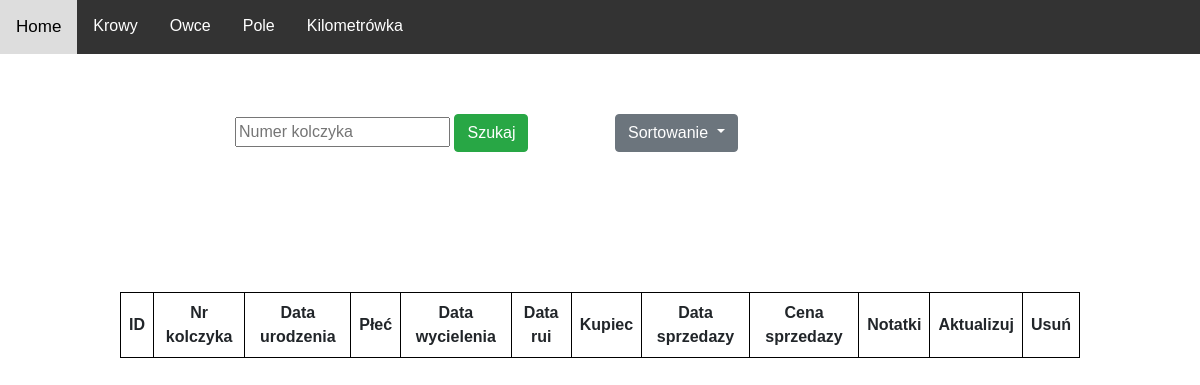
The app's page /sheep/table/, older data.
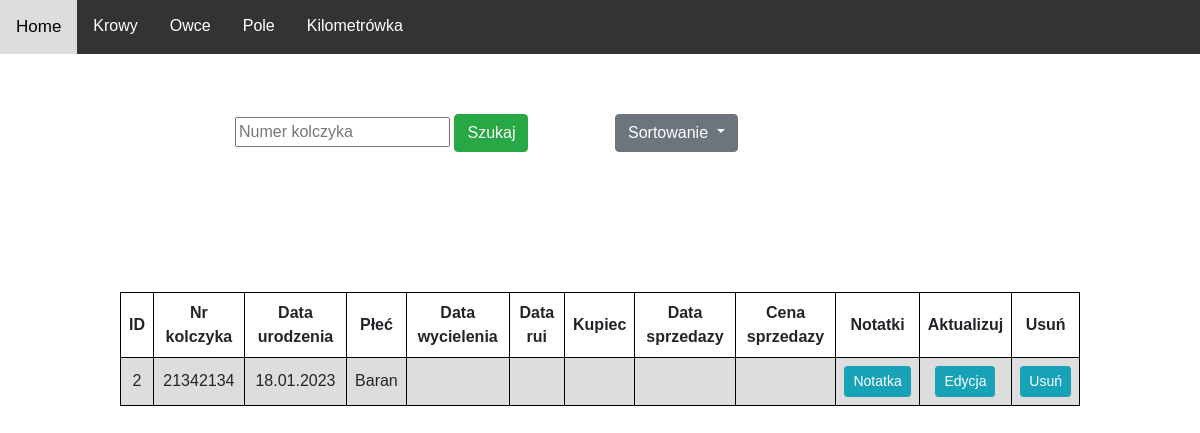
The same page, newer data.
### Sheep/models.py (models this page shows)
class Sheep(models.Model):
    MALE = 'Owca'
    FEMALE = 'Baran'
    SEX_CHOICES = [
        (MALE, 'Owca'),
        (FEMALE, 'Baran'),
    ]
    earring_number = models.CharField(max_length=10, unique=True)
    birth_date = models.DateField()
    sex = models.CharField(max_length=5, choices=SEX_CHOICES)
    buyer = models.CharField(max_length=20, blank=True, null=True)
    sale_price = models.FloatField(blank=True, null=True)
    sale_date = models.DateField(blank=True, null=True, )
    calving_date = models.DateField(blank=True, null=True) #wycielenie
    estrus_date = models.DateField(blank=True, null=True) #ruja
    note = models.TextField(blank=True, max_length=1000, null=True)

### Sheep/views.py (the view)
# urls.py: path('sheep/table/', SheepView.tableSheep),
def tableSheep(request):
    sheep = Sheep.objects.all()
    context = {
        'sheep': sheep,
    }
    return render(request, 'Sheep/table.html', context)

### Sheep/templates/Sheep/table.html (shortened to what this page needs)
{% extends 'MainPage/main.html' %}
{% block content %}
<div class="container">
  <div class="row" style="margin-top:60px">
    <div class="col-md-4 offset-md-2" >
      <form action="/sheep/search">
        <input type="text" name="earring_num" placeholder="Numer kolczyka">
        <button class="btn btn-success" type="submit">Szukaj</button>
      </form>
    </div>
    <div class="col-md-4" >
      <div class="dropdown" style="margin-bottom:40px" >
        <button class="btn btn-secondary dropdown-toggle" data-bs-toggle="dropdown" type="button" id="dropdownMenuButton" data-toggle="dropdown" aria-haspopup="true" aria-expanded="false">
          Sortowanie
        </button>
      </div>
    </div>
  </div>
</div>
<table class="center">
  <tr>
    <th>ID</th>
    <th>Nr kolczyka</th>
    <th>Data urodzenia</th>
    <th>Płeć</th>
    <th>Data wycielenia</th>
    <th>Data rui</th>
    <th>Kupiec</th>
    <th>Data sprzedazy</th>
    <th>Cena sprzedazy</th>
    <th>Notatki</th>
    <th>Aktualizuj</th>
    <th>Usuń</th>
  </tr>
  {% for k in sheep %}
  <tr>
    <td>{{k.id}}</td>
    <td>{{k.earring_number}}</td>
    <td>{{k.birth_date|date:"d.m.Y"}}</td>
    <td>{{k.sex}}</td>
    <td>{{k.calving_date|date:"d.m.Y"}}</td>
    <td>{{k.estrus_date|date:"d.m.Y"}}</td>
    <td>{{k.buyer|default_if_none:''}}</td>
    <td>{{k.sale_date|date:"d.m.Y"}}</td>
    <td>{{k.sale_price|date:"d.m.Y"}}</td>
    <td><a class="btn btn-sm btn-info" href="{% url 'note_sheep' k.id %}">Notatka</a></td>
    <td><a class="btn btn-sm btn-info" href="{% url 'update_sheep' k.id %}">Edycja</a></td>
    <td><a class="btn btn-sm btn-info" href="{% url 'delete_sheep' k.id %}">Usuń</a></td>
  </tr>
  {% endfor %}
</table>
{% endblock %}

Row changes from the older to the newer data that the page shows:
added Sheep: id "2", earring_number "21342134", birth_date "18.01.2023", sex "Baran"
